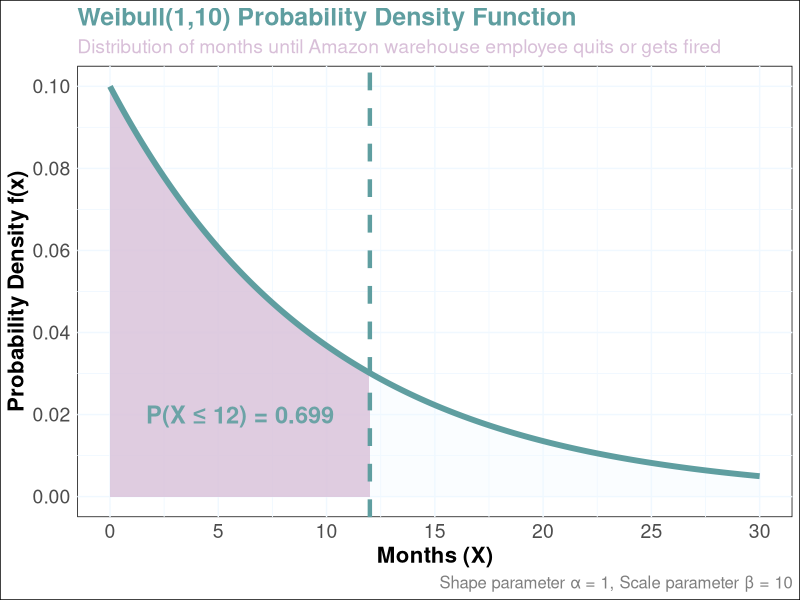
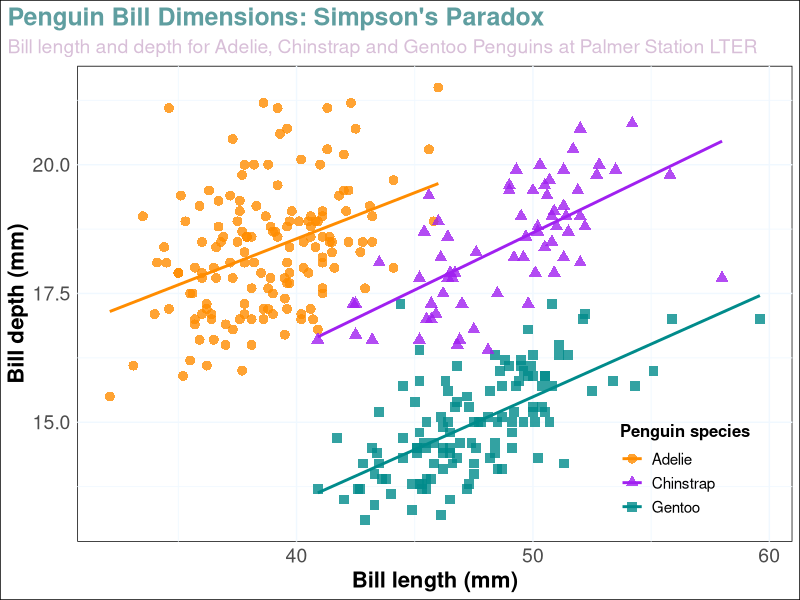

Reproduce these figures in R, in order.
## ---- chunk 1
#| label: weibull-pdf-plot
#| fig-cap: "Probability density function of Weibull(1,10) distribution with shaded area for X ≤ 12"
#| fig-height: 2.7
#| eval: true

library(ggplot2)

# Set seed for reproducibility
set.seed(123)

# Create x values for the plot
x_values <- seq(0, 30, length.out = 1000)

# Calculate Weibull PDF values
# For Weibull(shape=1, scale=10), this is equivalent to Exponential(rate=1/10)
pdf_values <- dweibull(x_values, shape = 1, scale = 10)

# Create data frame
weibull_data <- data.frame(
  x = x_values,
  pdf = pdf_values
)

# Calculate P(X ≤ 12)
prob_less_than_12 <- pweibull(12, shape = 1, scale = 10)

# Create shaded area data for X ≤ 12
shaded_data <- weibull_data[weibull_data$x <= 12, ]

# Create the plot with specified colors and large fonts
ggplot(weibull_data, aes(x = x, y = pdf)) +
  # Full area under curve (light)
  geom_area(fill = "aliceblue", alpha = 0.3) +
  # Shaded area for X ≤ 12 (darker)
  geom_area(data = shaded_data, fill = "thistle", alpha = 0.8) +
  # Main line
  geom_line(color = "cadetblue", linewidth = 2) +
  # Vertical line at x = 12
  geom_vline(xintercept = 12, color = "cadetblue", linetype = "dashed", linewidth = 1.5) +
  # Add probability label
  annotate("text", x = 6, y = 0.02, 
           label = paste("P(X ≤ 12) =", round(prob_less_than_12, 3)), 
           size = 6, color = "cadetblue", fontface = "bold",
           bg = "white", alpha = 0.9) +
  labs(
    title = "Weibull(1,10) Probability Density Function",
    subtitle = "Distribution of months until Amazon warehouse employee quits or gets fired",
    x = "Months (X)",
    y = "Probability Density f(x)",
    caption = "Shape parameter α = 1, Scale parameter β = 10"
  ) +
  theme_minimal() +
  theme(
    plot.title = element_text(size = 18, face = "bold", color = "cadetblue"),
    plot.subtitle = element_text(size = 14, color = "thistle"),
    axis.title = element_text(size = 16, face = "bold"),
    axis.text = element_text(size = 14),
    plot.caption = element_text(size = 12, color = "gray50"),
    panel.grid.major = element_line(color = "aliceblue", linewidth = 0.5),
    panel.grid.minor = element_line(color = "aliceblue", linewidth = 0.3),
    panel.background = element_rect(fill = "white"),
    plot.background = element_rect(fill = "white")
  ) +
  scale_x_continuous(breaks = seq(0, 30, 5)) +
  scale_y_continuous(breaks = seq(0, 0.1, 0.02))
## ---- chunk 2
#| label: penguins-simpsons-paradox
#| fig-cap: "Bill length vs. bill depth for three penguin species showing Simpson's paradox"
#| fig-height: 2.75
#| eval: true

library(palmerpenguins)
library(ggplot2)

# Create the plot showing Simpson's paradox
bill_len_dep <- ggplot(data = penguins,
                         aes(x = bill_length_mm,
                             y = bill_depth_mm,
                             group = species)) +
  geom_point(aes(color = species, 
                 shape = species),
             size = 3,
             alpha = 0.8) +
  geom_smooth(method = "lm", se = FALSE, aes(color = species)) +
  scale_color_manual(values = c("darkorange","purple","cyan4")) +
  labs(title = "Penguin Bill Dimensions: Simpson's Paradox",
       subtitle = "Bill length and depth for Adelie, Chinstrap and Gentoo Penguins at Palmer Station LTER",
       x = "Bill length (mm)",
       y = "Bill depth (mm)",
       color = "Penguin species",
       shape = "Penguin species") +
  theme_minimal() +
  theme(
    plot.title = element_text(size = 18, face = "bold", color = "cadetblue"),
    plot.subtitle = element_text(size = 14, color = "thistle"),
    axis.title = element_text(size = 16, face = "bold"),
    axis.text = element_text(size = 14),
    legend.position = c(0.85, 0.15),
    legend.title = element_text(size = 12, face = "bold"),
    legend.text = element_text(size = 11),
    plot.title.position = "plot",
    plot.caption = element_text(hjust = 0, face= "italic"),
    plot.caption.position = "plot",
    panel.grid.major = element_line(color = "aliceblue", linewidth = 0.5),
    panel.grid.minor = element_line(color = "aliceblue", linewidth = 0.3),
    panel.background = element_rect(fill = "white"),
    plot.background = element_rect(fill = "white")
  )

bill_len_dep
